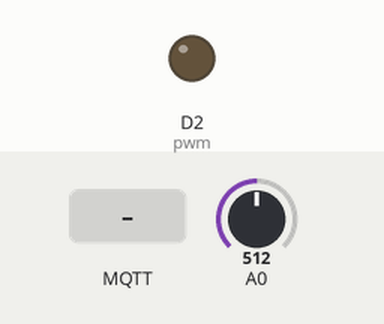
Simulated run of this sketch. Board: ESP8266 (Wemos D1 mini). On the bench: output pins drawn as LEDs (lit = HIGH). The inputs (shaded band) are chosen by the test bench; at power-on: A0 = 512. No MQTT or app messages arrive unless stated.

Above: at 2.3 s.
2.4 s: A0 set to 523
At 3.5 s:
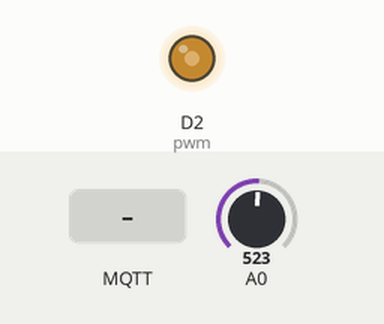
4.5 s: MQTT message "5" arrives on the first subscribed topic
At 5.7 s:
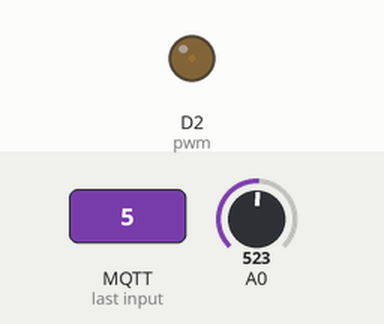
6.0 s: MQTT message "200" arrives on the first subscribed topic
At 6.8 s:
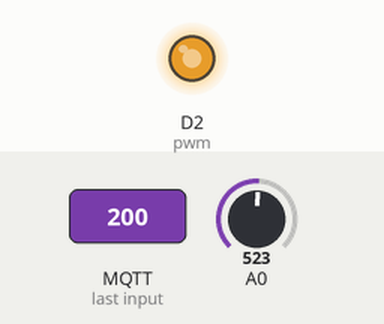
Timing chart, 0 to 9.0 s (numbered marks = the images above; inputs shaded):
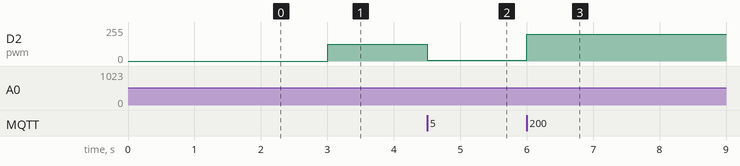

Measured:
- the behaviour switches between 512 and 513 on A0 (found by bisection; images 0 and 1)
- after the input at 2.4 s, D2 (pwm): 0/255 → 125/255 after 0.60 s
- after the input at 4.5 s, D2 (pwm): 125/255 → 5/255 at once
- after the input at 6.0 s, D2 (pwm): 5/255 → 200/255 at once

The sketch:

mqtt_ring_light.ino
```cpp
#include "EspMQTTClient.h"

const int pwm = D2;     // Pin that the Mosfet module is connected to
const int apin = 0;     // Analog read pin, comes from the light sensor
int prevTime = 0;
int reading;
int brightness = 125;   // default PWM setting (0-255, about 50% brightness)
int interval = 1000;    // Delay for reading light sensor (milliseconds)
int threshold = 512;    // Threshold reading from light sensor to turn the light on (0 - 1024)

EspMQTTClient client(
    "MyNetwork",        // wifi network name
    "MyPassword",       // wifi password
    "192.168.0.0",      // MQTT Broker server ip
    //"MQTTUsername",   // Can be omitted if not needed
    //"MQTTPassword",   // Can be omitted if not needed
    "gwynnda_light",    // Client name that uniquely identify your device
    8883                // The MQTT port, defaults to 1883 if omitted
);

void setup()
{
  // Serial.begin(115200);
  pinMode(pwm, OUTPUT);
  pinMode(apin, INPUT);
  client.enableLastWillMessage("gwynnda_light/lastwill", "I am going offline"); // You can activate the retain flag by setting the third parameter to true
  analogWrite(pwm, 0);
}

void onConnectionEstablished()
{
  // Set the topics you will be publishing / subscribing to
  client.subscribe("gwynnda/light/brightness", [](const String &payload)
                   {
                     brightness = payload.toInt();
                     analogWrite(pwm, brightness);
                     // Serial.println("Recieved Brightness Payload");
                     // Serial.println(payload);
                   });

  client.subscribe("gwynnda/light/threshold", [](const String &payload)
                   {
                     threshold = payload.toInt();
                     // Serial.println("Received Threshold payload");
                     // Serial.println(payload);
                     // Serial.println(threshold);
                   });

  // feedback every 5 seconds
  client.executeDelayed(5 * 1000, []()
                        {
    client.publish("gwynnda/light/brightness_setting", String(brightness));
    client.publish("gwynnda/light/threshold_setting",String(threshold)); });
}

void loop()
{
  int currentTime = millis();
  if (currentTime - prevTime > interval)
  {
    prevTime = currentTime;
    reading = analogRead(apin);
    // Serial.println(reading);
    if (reading > threshold)
    {
      analogWrite(pwm, brightness);
    }
    else
    {
      analogWrite(pwm, 0);
    }
  }

  client.loop();
}
```
